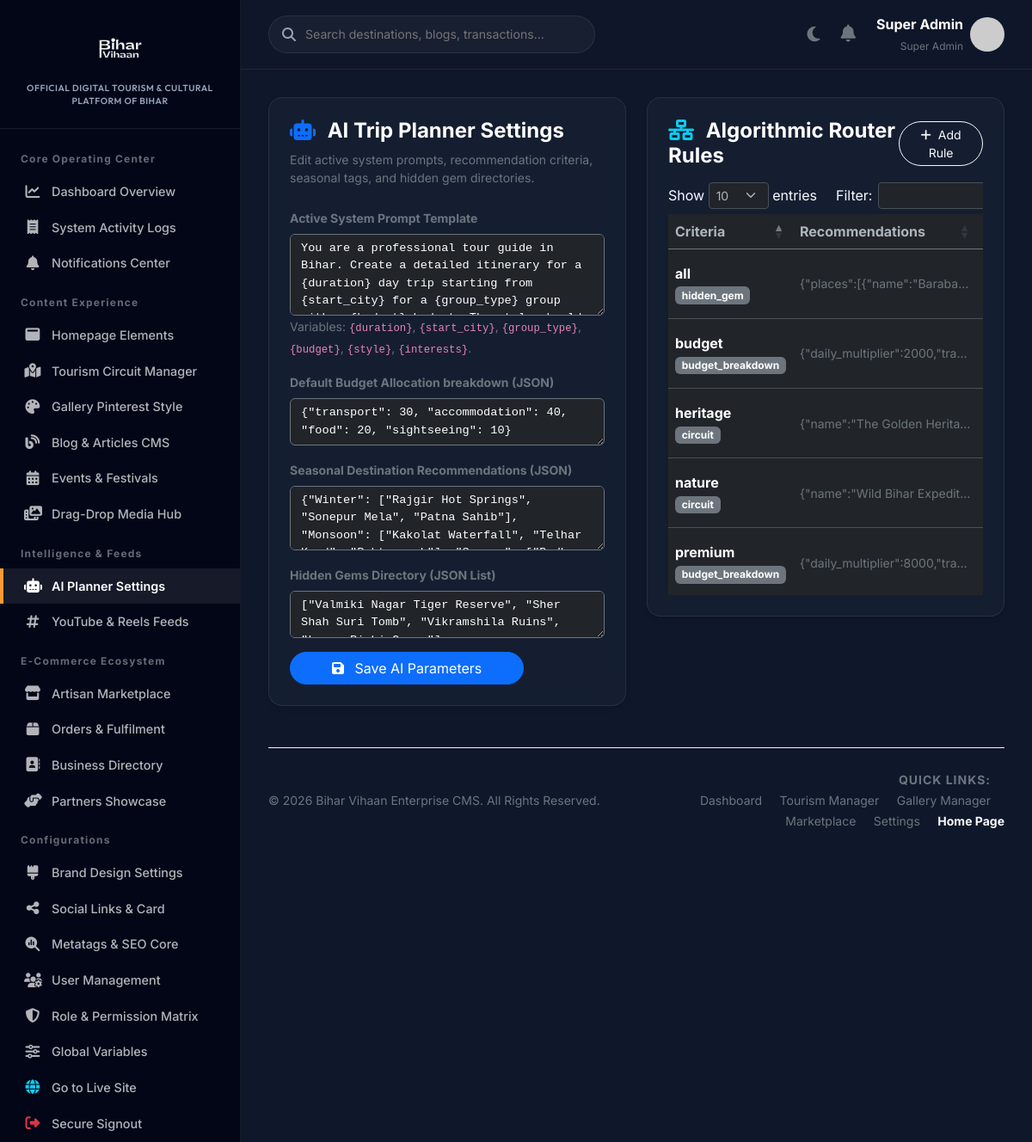
Screenshot of /admin/trip-planner (signed in) with the database file from the repository.
### tables this page shows
CREATE TABLE `ai_planner_rules` (
  `id` int(11) NOT NULL AUTO_INCREMENT,
  `rule_type` varchar(50) NOT NULL,
  `criteria` varchar(255) NOT NULL,
  `recommendations_json` longtext NOT NULL CHECK (json_valid(`recommendations_json`)),
  `created_at` timestamp NOT NULL DEFAULT current_timestamp(),
  PRIMARY KEY (`id`)
);

### app/Views/admin/trip_planner.php (the view, shortened to what the rows shown need)
<div class="row g-4">
    <div class="col-lg-6">
        <div class="glass-card">
            <h4 class="mb-2 fw-bold text-white"><i class="fa-solid fa-robot text-primary me-2"></i> AI Trip Planner Settings</h4>
            <p class="text-secondary small mb-4">Edit active system prompts, recommendation criteria, seasonal tags, and hidden gem directories.</p>
            <form action="<?= BASE_URL ?>/admin/trip-planner/store" method="POST">
                <div class="mb-3">
                    <label class="form-label text-secondary small fw-bold">Active System Prompt Template</label>
                    <textarea name="prompt_template" rows="4" class="form-control bg-dark border-secondary text-white font-monospace" style="font-size:0.85rem;" required><?= htmlspecialchars($settings['prompt_template'] ?? '') ?></textarea>
                    <small class="text-secondary">Variables: <code>{duration}</code>, <code>{start_city}</code>, <code>{group_type}</code>, <code>{budget}</code>, <code>{style}</code>, <code>{interests}</code>.</small>
                </div>
                <div class="mb-3">
                    <label class="form-label text-secondary small fw-bold">Default Budget Allocation breakdown (JSON)</label>
                    <textarea name="default_budget_breakdown" rows="2" class="form-control bg-dark border-secondary text-white font-monospace" style="font-size:0.85rem;" required><?= htmlspecialchars($settings['default_budget_breakdown'] ?? '') ?></textarea>
                </div>
                <div class="mb-3">
                    <label class="form-label text-secondary small fw-bold">Seasonal Destination Recommendations (JSON)</label>
                    <textarea name="seasonal_recommendations" rows="3" class="form-control bg-dark border-secondary text-white font-monospace" style="font-size:0.85rem;" required><?= htmlspecialchars($settings['seasonal_recommendations'] ?? '') ?></textarea>
                </div>
                <div class="mb-3">
                    <label class="form-label text-secondary small fw-bold">Hidden Gems Directory (JSON List)</label>
                    <textarea name="hidden_gems" rows="2" class="form-control bg-dark border-secondary text-white font-monospace" style="font-size:0.85rem;" required><?= htmlspecialchars($settings['hidden_gems'] ?? '') ?></textarea>
                </div>
                <button type="submit" class="btn btn-primary px-5 rounded-pill"><i class="fa-solid fa-save me-2"></i> Save AI Parameters</button>
            </form>
        </div>
    </div>
    <div class="col-lg-6">
        <div class="glass-card">
            <div class="d-flex justify-content-between align-items-center mb-3">
                <h4 class="mb-0 fw-bold text-white"><i class="fa-solid fa-network-wired text-info me-2"></i> Algorithmic Router Rules</h4>
                <button class="btn btn-outline-light btn-sm rounded-pill px-3" data-bs-toggle="modal" data-bs-target="#ruleModal" onclick="clearRuleForm()"><i class="fa-solid fa-plus me-1"></i> Add Rule</button>
            </div>
            <div class="table-responsive" style="max-height: 480px; overflow-y: auto;">
                <table class="table table-hover align-middle">
                    <thead>
                        <tr class="text-secondary border-bottom border-secondary">
                            <th>Criteria</th>
                            <th>Recommendations</th>
                            <th>Actions</th>
                        </tr>
                    </thead>
                    <tbody>
                        <?php if(empty($rules)): ?>
                            <tr><td colspan="3" class="text-center py-4 text-secondary">No algorithmic rules configured.</td></tr>
                        <?php else: foreach($rules as $r): ?>
                            <tr>
                                <td class="py-3">
                                    <div class="fw-bold text-white"><?= htmlspecialchars($r['criteria']) ?></div>
                                    <small class="badge bg-secondary"><?= htmlspecialchars($r['rule_type']) ?></small>
                                </td>
                                <td class="py-3 text-secondary small text-truncate" style="max-width:200px;">
                                    <?= htmlspecialchars($r['recommendations_json']) ?>
                                </td>
                                <td class="py-3">
                                </td>
                            </tr>
                        <?php endforeach; endif; ?>
                    </tbody>
                </table>
            </div>
        </div>
    </div>
</div>

### app/Core/Router.php (shortened to what the rows shown need)
<?php
class Router {
    protected $routes = [];
    public function add($method, $route, $controller, $action = null) {
        $route = preg_replace('/\{([a-zA-Z0-9_]+)\}/', '(?P<$1>[^/]+)', $route);
        $route = '#^' . $route . '$#';
        $this->routes[] = [
            'method' => strtoupper($method),
            'route' => $route,
            'controller' => $controller,
            'action' => $action
        ];
    }
    public function dispatch($url, $requestMethod) {
        $url = parse_url($url, PHP_URL_PATH);
        $scriptName = str_replace('\\', '/', dirname($_SERVER['SCRIPT_NAME']));
        if ($scriptName !== '/') {
            $url = preg_replace('#^' . preg_quote($scriptName, '#') . '#', '', $url);
        }
        if (strpos($url, '/admin') === 0 || strpos($url, '/superadmin') === 0) {
            require_once __DIR__ . '/RoleMiddleware.php';
        }
        foreach ($this->routes as $routeInfo) {
            if ($routeInfo['method'] === $requestMethod && preg_match($routeInfo['route'], $url, $matches)) {
                $params = [];
                $controllerClass = "App\\Controllers\\" . $routeInfo['controller'];
                $action = $routeInfo['action'];
                if (class_exists($controllerClass)) {
                    $controller = new $controllerClass();
                    if (method_exists($controller, $action)) {
                        call_user_func_array([$controller, $action], [$params]);
                        return;
                    } else {
                        $this->abort("Action '$action' not found in controller '$controllerClass'", 500);
                        return;
                    }
                } else {
                    $this->abort("Controller class '$controllerClass' not found", 500);
                    return;
                }
            }
        }
    }
}

### rows the page displays
ai_planner_rules: criteria "premium", rule_type "budget_breakdown", recommendations_json "{\"daily_multiplier\":8000,\"tra…"
ai_planner_rules: criteria "budget", rule_type "budget_breakdown", recommendations_json "{\"daily_multiplier\":2000,\"tra…"
ai_planner_rules: criteria "heritage", rule_type "circuit", recommendations_json "{\"name\":\"The Golden Herita…"
ai_planner_rules: criteria "nature", rule_type "circuit", recommendations_json "{\"name\":\"Wild Bihar Expedit…"
ai_planner_rules: criteria "all", rule_type "hidden_gem", recommendations_json "{\"places\":[{\"name\":\"Baraba…"
